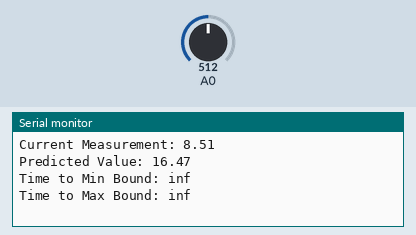
A sketch run on a simulated Arduino Uno, built with avr-gcc and run on an emulated ATmega328P. Shown: the last lines printed to the serial monitor. Inputs (shaded band) come from the test bench; at power-on: A0 = 512.

Above: at 1.3 s.
1.4 s: A0 set to 716
At 1.91 s:
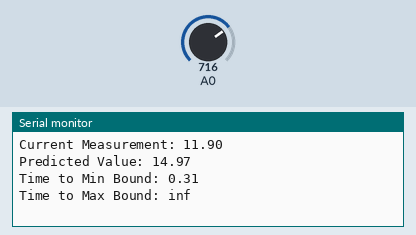
3.1 s: A0 set to 511
At 3.49 s:
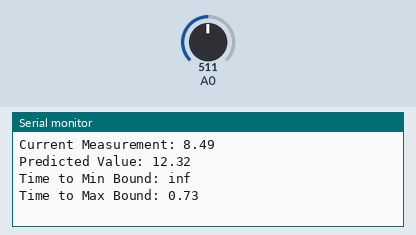
Timing chart, 0 to 6.1 s (numbered marks = the images above; inputs shaded):
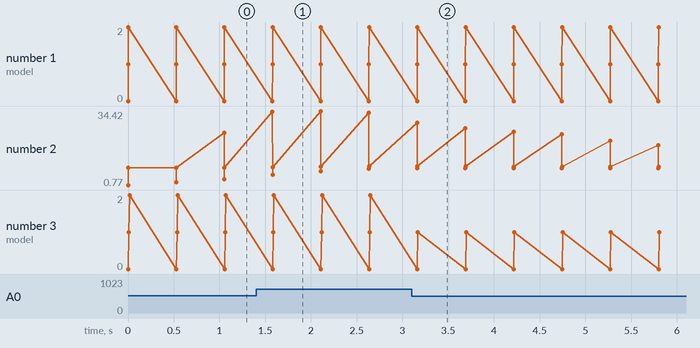

Measured:
- after the input at 1.4 s, the serial monitor: prints a new line after 0.18 s (image 1)
- plotted number 2: 8.51 → 9.38 after the input at 1.4 s

The sketch:

blackbox1.ino
```cpp
#include <math.h>
#include <Arduino.h>

#define BUFFER_SIZE 10
#define NUM_MODELS 3 // Polynomial, Kalman, Constant

struct MeasurementMonitor {
    float values[BUFFER_SIZE];          // Buffer for measurements
    float timestamps[BUFFER_SIZE];      // Corresponding timestamps
    float weights[NUM_MODELS];          // Weights for different models
    float errors[NUM_MODELS];           // Cumulative errors for model evaluation
    float predictions[NUM_MODELS];      // Store predictions from each model
    int count;                          // Number of samples in the buffer
    float threshold;                    // Allowed deviation threshold
    float noise;                        // Estimated noise level
    float minBound;                     // Minimum predicted value
    float maxBound;                     // Maximum predicted value
};

// Initialize the measurement monitor
MeasurementMonitor monitor;

// Function to simulate a measurement (replace with actual sensor reading)
float performMeasurement() {
    return analogRead(A0) * (17.0 / 1023.0); // Convert ADC to voltage
}

// Initialize the monitor with default values
void initializeMonitor(MeasurementMonitor &mon) {
    for (int i = 0; i < BUFFER_SIZE; i++) {
        mon.values[i] = 0.0f;
        mon.timestamps[i] = 0.0f;
    }
    for (int i = 0; i < NUM_MODELS; i++) {
        mon.weights[i] = 1.0f / NUM_MODELS; // Equal initial weight
        mon.errors[i] = 0.0f;
        mon.predictions[i] = 0.0f;
    }
    mon.count = 0;
    mon.threshold = 0.01f; // Set a default threshold for anomaly detection
    mon.noise = 0.0f; // Initialize noise model
    mon.minBound = 0.0f; // Set minimum bound for predictions
    mon.maxBound = 17.0f; // Set maximum bound for predictions
}

// Add a new measurement sample to the buffer
void addSample(float measurement, unsigned long currentTime, MeasurementMonitor &mon) {
    float timeInSeconds = (float)currentTime / 1000.0f;
    if (mon.count < BUFFER_SIZE) {
        mon.values[mon.count] = measurement;
        mon.timestamps[mon.count] = timeInSeconds;
        mon.count++;
    } else {
        for (int i = 1; i < BUFFER_SIZE; i++) {
            mon.values[i - 1] = mon.values[i];
            mon.timestamps[i - 1] = mon.timestamps[i];
        }
        mon.values[BUFFER_SIZE - 1] = measurement;
        mon.timestamps[BUFFER_SIZE - 1] = timeInSeconds;
    }
}

// Calculate the derivative (rate of change) for the last two measurements
float calculateDerivative(MeasurementMonitor &mon) {
    if (mon.count < 2) return 0.0f; // Not enough data
    float deltaY = mon.values[mon.count - 1] - mon.values[mon.count - 2];
    float deltaT = mon.timestamps[mon.count - 1] - mon.timestamps[mon.count - 2];
    return (deltaT > 0) ? (deltaY / deltaT) : 0.0f; // Avoid division by zero
}

// Predict time to exit bounds based on the current value and derivative
float predictTimeToBounds(float currentValue, float derivative, float minBound, float maxBound) {
    if (derivative == 0) return INFINITY; // No change, will never exit bounds

    float timeToMin = (currentValue - minBound) / derivative;
    float timeToMax = (maxBound - currentValue) / derivative;

    // If derivative is negative, check time to min bound; if positive, check time to max bound
    return (derivative < 0) ? (timeToMin > 0 ? timeToMin : INFINITY) : (timeToMax > 0 ? timeToMax : INFINITY);
}

// Polynomial fitting for prediction (degree 2 for quadratic)
float polynomialFitPrediction(MeasurementMonitor &mon, float timeIncrement) {
    if (mon.count < 3) return mon.values[mon.count - 1]; // Not enough data

    // Calculate coefficients for a quadratic polynomial
    float sumX = 0, sumY = 0, sumXY = 0, sumX2 = 0, sumX3 = 0, sumX4 = 0, sumX2Y = 0;
    for (int i = 0; i < mon.count; i++) {
        float x = mon.timestamps[i];
        float y = mon.values[i];
        sumX += x;
        sumY += y;
        sumXY += x * y;
        sumX2 += x * x;
        sumX3 += x * x * x;
        sumX4 += x * x * x * x;
        sumX2Y += x * x * y;
    }

    // Calculate the coefficients using Cramer's Rule
    float A = (mon.count * sumX2Y - sumY * sumX2) / (mon.count * sumX4 - sumX2 * sumX2);
    float B = (sumY - A * sumX2) / sumX;
    float C = (sumXY - B * sumX - A * sumX2) / sumX2;

    // Predict the next value based on the polynomial
    float nextTime = mon.timestamps[mon.count - 1] + timeIncrement;
    return A * nextTime * nextTime + B * nextTime + C;
}

// Kalman filter implementation for noise adjustment
float kalmanFilter(float measurement, float &estimation, float &errorEstimation, float processNoise, float measurementNoise) {
    // Prediction update
    float prediction = estimation;
    errorEstimation += processNoise;

    // Measurement update
    float kalmanGain = errorEstimation / (errorEstimation + measurementNoise);
    estimation = prediction + kalmanGain * (measurement - prediction);
    errorEstimation *= (1 - kalmanGain); // Update error estimation

    return estimation;
}

float exponentialSmoothingPrediction(MeasurementMonitor &mon, float alpha = 0.5) {
    if (mon.count < 2) return mon.values[mon.count - 1];

    float smoothedValue = mon.values[0];
    for (int i = 1; i < mon.count; i++) {
        smoothedValue = alpha * mon.values[i] + (1 - alpha) * smoothedValue;
    }
    return smoothedValue;
}


// Update model weights based on cumulative error history
void updateWeights(MeasurementMonitor &mon) {
    float totalError = 0.0f;
    for (int i = 0; i < NUM_MODELS; i++) {
        totalError += mon.errors[i];
    }
    for (int i = 0; i < NUM_MODELS; i++) {
        if (totalError > 0) {
            mon.weights[i] = (1.0f - (mon.errors[i] / totalError)); // Inverse weighting
        } else {
            mon.weights[i] = 1.0f / NUM_MODELS; // Fallback to equal weight
        }
    }
}

// Combine predictions from all models based on their weights
float combinedPrediction(MeasurementMonitor &mon, float timeIncrement) {
    float predictions[NUM_MODELS];
    float timeToBounds[NUM_MODELS];

    // Get predictions from each model
    predictions[0] = polynomialFitPrediction(mon, timeIncrement);
    predictions[1] = kalmanFilter(mon.values[mon.count - 1], mon.predictions[1], mon.noise, 0.01f, 0.1f); // Example noise parameters
    predictions[2] = exponentialSmoothingPrediction(monitor,mon.weights[2]*0.1);
    Serial.print("model0: ");
    Serial.println(predictions[0]);
    Serial.print("model1: ");
    Serial.println(predictions[1]);
    Serial.print("model2: ");
    Serial.println(predictions[2]);

    // Calculate derivatives for time-to-bounds prediction
    float derivatives[NUM_MODELS];
    derivatives[0] = calculateDerivative(mon); // For polynomial
    derivatives[1] = (predictions[1] - mon.values[mon.count - 1]); // For Kalman (simple derivative)
    derivatives[2] = (predictions[2] - mon.values[mon.count - 1]); // simple derivative for exponental smoothing

    // Predict time to bounds for each model
    for (int i = 0; i < NUM_MODELS; i++) {
        timeToBounds[i] = predictTimeToBounds(predictions[i], derivatives[i], mon.minBound, mon.maxBound);
    }
    float totalWeight = 0.0f;

    // Combine predictions based on weights and time to bounds
    float combinedValue = 0.0f;
    for (int i = 0; i < NUM_MODELS; i++) {
        totalWeight += mon.weights[i];
        combinedValue += mon.weights[i] * predictions[i];
        mon.errors[i] += fabs(predictions[i] - mon.values[mon.count - 1]); // Update cumulative error
    }
      combinedValue = (totalWeight > 0) ? (combinedValue / totalWeight) : mon.values[mon.count - 1];

        // Optionally, you can apply a limit to the combined value to ensure it stays within bounds
    if (combinedValue < mon.minBound) {
        combinedValue = mon.minBound;
    } else if (combinedValue > mon.maxBound) {
        combinedValue = mon.maxBound;
    }

    // Update weights based on cumulative errors after making predictions
    updateWeights(mon);
    Serial.print("model0: ");
    Serial.print(predictions[0]);
    Serial.print(":derivative:");
    Serial.print(derivatives[0]);
    Serial.print(":timeToBounds:");
    Serial.print(timeToBounds[0]);
    Serial.print(":errors:");
    Serial.print(mon.errors[0]);
    Serial.print(":weights:");
    Serial.print(mon.weights[0]);
    Serial.println(".");

    Serial.print("model1: ");
    Serial.print(predictions[1]);
    Serial.print(":derivative:");
    Serial.print(derivatives[1]);
    Serial.print(":timeToBounds:");
    Serial.print(timeToBounds[1]);
    Serial.print(":errors:");
    Serial.print(mon.errors[1]);
    Serial.print(":weights:");
    Serial.print(mon.weights[1]);
    Serial.println(".");

    Serial.print("model2: ");
    Serial.print(predictions[2]);
    Serial.print(":derivative:");
    Serial.print(derivatives[2]);
    Serial.print(":timeToBounds:");
    Serial.print(timeToBounds[2]);
    Serial.print(":errors:");
    Serial.print(mon.errors[2]);
    Serial.print(":weights:");
    Serial.print(mon.weights[2]);
    Serial.println(".");


    return combinedValue;
}

// Main loop to gather measurements and perform predictions
void loop() {
    unsigned long currentTime = millis();

    // Simulate a new measurement
    float measurement = performMeasurement();
    addSample(measurement, currentTime, monitor);

    // Perform predictions
    float timeIncrement = 1.0f; // Time increment for prediction (e.g., 1 second)
    float predictedValue = combinedPrediction(monitor, timeIncrement);

    // Print results for debugging
    Serial.print("Current Measurement: ");
    Serial.println(measurement);
    Serial.print("Predicted Value: ");
    Serial.println(predictedValue);
    Serial.print("Time to Min Bound: ");
    Serial.println(predictTimeToBounds(predictedValue, calculateDerivative(monitor), monitor.minBound, monitor.maxBound));
    Serial.print("Time to Max Bound: ");
    Serial.println(predictTimeToBounds(predictedValue, calculateDerivative(monitor), monitor.maxBound, monitor.minBound));

    // Delay to simulate sampling period
    delay((timeIncrement/2.0)*1000); // Adjust as necessary for your application
}

// Setup function to initialize the monitor and serial communication
void setup() {
    Serial.begin(115200); // Initialize serial communication
    initializeMonitor(monitor); // Initialize the measurement monitor
}
```
